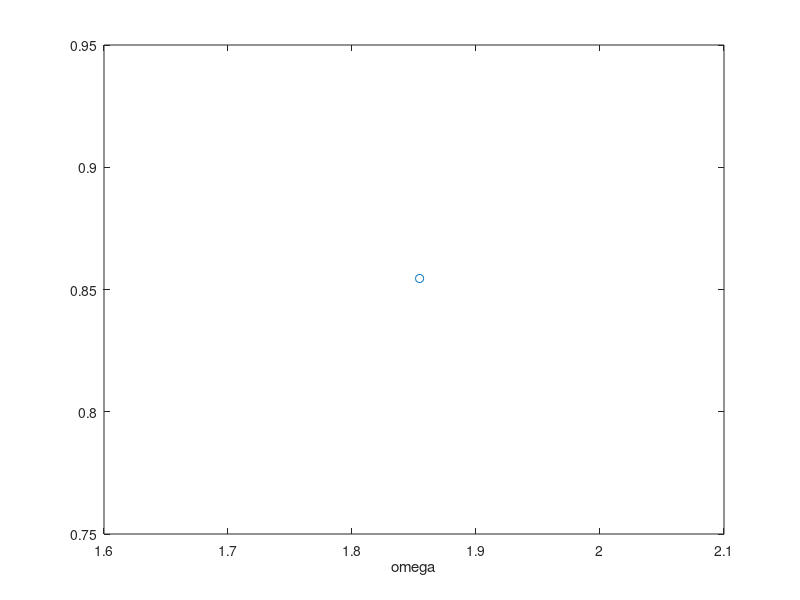

MATLAB code to generate this figure:

% Solve 1d BVP obtained by discretizing u''(x) = f(x) 
% with Dirichlet boundary condtions  u(0) = alpha, u(1) = beta
% Discretized using centered difference.
%
% Compare matrix splitting methods:  Jacobi, Gauss-Seidel, and SOR
%
% From  http://www.amath.washington.edu/~rjl/fdmbook/  (2007)
clear all; close all;

method = 'SOR';   % 'Jacobi' or 'GS' or 'SOR'
nplot = 10;          % iterate u is plotted every nplot iterations
maxiter = 500       % number of iterations to take

m = 39;
ax = 0;
bx = 1;
alpha = 0;
beta = 0;
f = @(x) ones(size(x));   % f(x) = 1

h = (bx-ax) / (m+1);
x = linspace(ax, bx, m+2)';

% determine exact solution to linear system by setting up
% system Au = f and solving with backslash:
e = ones(m+2,1);

A = 1/h^2 * spdiags([e -2*e e], [-1 0 1], m+2, m+2);
A(1,1:2) = [1 0];
A(m+2,m+1:m+2) = [0 1];
rhs = f(x);
rhs(1) = alpha;
rhs(m+2) = beta;
ustar = A\rhs;


% Decompose A = DA - LA - UA:
DA = diag(diag(A));   % diagonal part of A
LA = DA - tril(A);    % strictly lower triangular part of A (negated)
UA = DA - triu(A);    % strictly upper triangular part of A (negated)

% set up iteration matrix:
switch method
   case 'Jacobi'
      M = DA;
      N = LA + UA;
   case 'GS'
      M = DA - LA;
      N = UA;
   case 'SOR'
      omega_vals = [ 2 / (1 + sin(pi*h))]%[0.01:0.01:2];
      % use optimal omega for this problem:
      %omega = 2 / (1 + sin(pi*h));
      %omega = 1.8;
      %omega = 1.95;
      %omega = 1.99;
      
    
    ntest = length(omega_vals);

    for otest=1:ntest
        omega = omega_vals(otest)
  
      M = 1/omega * (DA - omega*LA);
      N = 1/omega * ((1-omega)*DA + omega*UA);
      



    u = zeros(size(x));   % initial guess for iteration
    
%figure(1)
%clf
%plot(x,ustar,'r')
%hold on
%plot(x,u)

error = nan(maxiter+1,1);
error(1) = max(abs(u-ustar));


% Iteration:
% ----------


for iter=1:maxiter

   u = M \ (N*u + rhs);
      
   error(iter+1) = max(abs(u-ustar));
   %if mod(iter,nplot)==0
      % plot u every nplot iterations
      %plot(x,u)
      %title(sprintf('%s: Iteration %4i, error = %9.3e',...
      %       method,iter,error(iter+1)),'FontSize',15)
      %drawnow
      %pause(.1)
      %end
   end

% plot errors vs. iteration:
%figure(2)
%semilogy(error, 'r')
%axis([0 maxiter min(error)/10 1])
%title('Errors','FontSize',15)
%xlabel('iteration')
%hold on

% compute spectral radius of iteration matrix G:
    G= M\N;
    rhoG(otest) = max(abs(eig(full(G))));
    disp(sprintf('Spectral radius of G for %s with omega=%5f is %5f',method,omega_vals(otest),rhoG(otest)))

 figure(3)
    plot(omega_vals(otest),rhoG(otest), 'o-')
   hold on
   
    xlabel('omega')
    pause(.5)

    end
end

   

%legend('Jacobi','GS','SOR', 'SOR-1.8','SOR-1.95','SOR-1.99')


